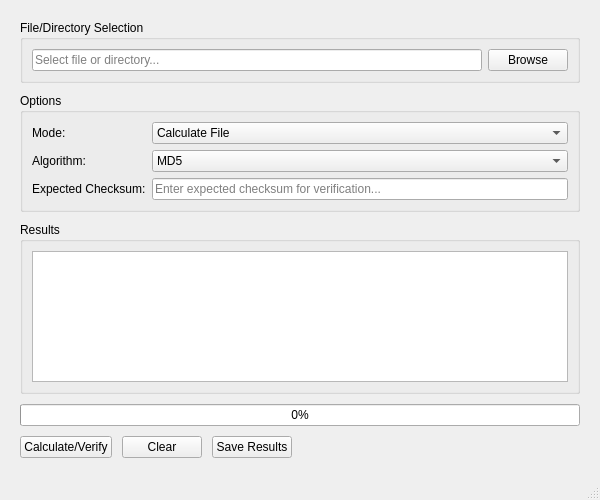
<?xml version="1.0" encoding="UTF-8"?>
<ui version="4.0">
 <class>MainWindow</class>
 <widget class="QMainWindow" name="MainWindow">
  <property name="geometry">
   <rect>
    <x>0</x>
    <y>0</y>
    <width>600</width>
    <height>500</height>
   </rect>
  </property>
  <property name="windowTitle">
   <string>Checksum Utility</string>
  </property>
  <widget class="QWidget" name="centralwidget">
   <layout class="QVBoxLayout" name="verticalLayout">
    <property name="spacing">
     <number>10</number>
    </property>
    <property name="leftMargin">
     <number>20</number>
    </property>
    <property name="topMargin">
     <number>20</number>
    </property>
    <property name="rightMargin">
     <number>20</number>
    </property>
    <property name="bottomMargin">
     <number>20</number>
    </property>
    <item>
     <widget class="QGroupBox" name="fileGroupBox">
      <property name="title">
       <string>File/Directory Selection</string>
      </property>
      <layout class="QVBoxLayout" name="fileLayout">
       <item>
        <layout class="QHBoxLayout" name="filePathLayout">
         <item>
          <widget class="QLineEdit" name="filePathInput">
           <property name="placeholderText">
            <string>Select file or directory...</string>
           </property>
          </widget>
         </item>
         <item>
          <widget class="QPushButton" name="browseButton">
           <property name="text">
            <string>Browse</string>
           </property>
          </widget>
         </item>
        </layout>
       </item>
      </layout>
     </widget>
    </item>
    <item>
     <widget class="QGroupBox" name="optionsGroupBox">
      <property name="title">
       <string>Options</string>
      </property>
      <layout class="QGridLayout" name="optionsLayout">
       <item row="0" column="0">
        <widget class="QLabel" name="modeLabel">
         <property name="text">
          <string>Mode:</string>
         </property>
        </widget>
       </item>
       <item row="0" column="1">
        <widget class="QComboBox" name="modeCombo">
         <item>
          <property name="text">
           <string>Calculate File</string>
          </property>
         </item>
         <item>
          <property name="text">
           <string>Verify File</string>
          </property>
         </item>
         <item>
          <property name="text">
           <string>Calculate Directory</string>
          </property>
         </item>
         <item>
          <property name="text">
           <string>Verify Directory</string>
          </property>
         </item>
        </widget>
       </item>
       <item row="1" column="0">
        <widget class="QLabel" name="algorithmLabel">
         <property name="text">
          <string>Algorithm:</string>
         </property>
        </widget>
       </item>
       <item row="1" column="1">
        <widget class="QComboBox" name="algorithmCombo">
         <item>
          <property name="text">
           <string>MD5</string>
          </property>
         </item>
         <item>
          <property name="text">
           <string>SHA-1</string>
          </property>
         </item>
         <item>
          <property name="text">
           <string>SHA-256</string>
          </property>
         </item>
         <item>
          <property name="text">
           <string>SHA-512</string>
          </property>
         </item>
        </widget>
       </item>
       <item row="2" column="0">
        <widget class="QLabel" name="checksumLabel">
         <property name="text">
          <string>Expected Checksum:</string>
         </property>
        </widget>
       </item>
       <item row="2" column="1">
        <widget class="QLineEdit" name="checksumInput">
         <property name="placeholderText">
          <string>Enter expected checksum for verification...</string>
         </property>
        </widget>
       </item>
      </layout>
     </widget>
    </item>
    <item>
     <widget class="QGroupBox" name="resultsGroupBox">
      <property name="title">
       <string>Results</string>
      </property>
      <layout class="QVBoxLayout" name="resultsLayout">
       <item>
        <widget class="QTextEdit" name="resultsArea">
         <property name="readOnly">
          <bool>true</bool>
         </property>
        </widget>
       </item>
      </layout>
     </widget>
    </item>
    <item>
     <widget class="QProgressBar" name="progressBar">
      <property name="value">
       <number>0</number>
      </property>
     </widget>
    </item>
    <item>
     <layout class="QHBoxLayout" name="buttonLayout">
      <item>
       <widget class="QPushButton" name="calculateButton">
        <property name="text">
         <string>Calculate/Verify</string>
        </property>
       </widget>
      </item>
      <item>
       <widget class="QPushButton" name="clearButton">
        <property name="text">
         <string>Clear</string>
        </property>
       </widget>
      </item>
      <item>
       <widget class="QPushButton" name="saveButton">
        <property name="text">
         <string>Save Results</string>
        </property>
       </widget>
      </item>
      <item>
       <spacer name="horizontalSpacer">
        <property name="orientation">
         <enum>Qt::Horizontal</enum>
        </property>
        <property name="sizeHint" stdset="0">
         <size>
          <width>40</width>
          <height>20</height>
         </size>
        </property>
       </spacer>
      </item>
     </layout>
    </item>
   </layout>
  </widget>
  <widget class="QMenuBar" name="menubar">
   <property name="geometry">
    <rect>
     <x>0</x>
     <y>0</y>
     <width>600</width>
     <height>22</height>
    </rect>
   </property>
  </widget>
  <widget class="QStatusBar" name="statusbar"/>
 </widget>
 <resources/>
 <connections/>
</ui>
